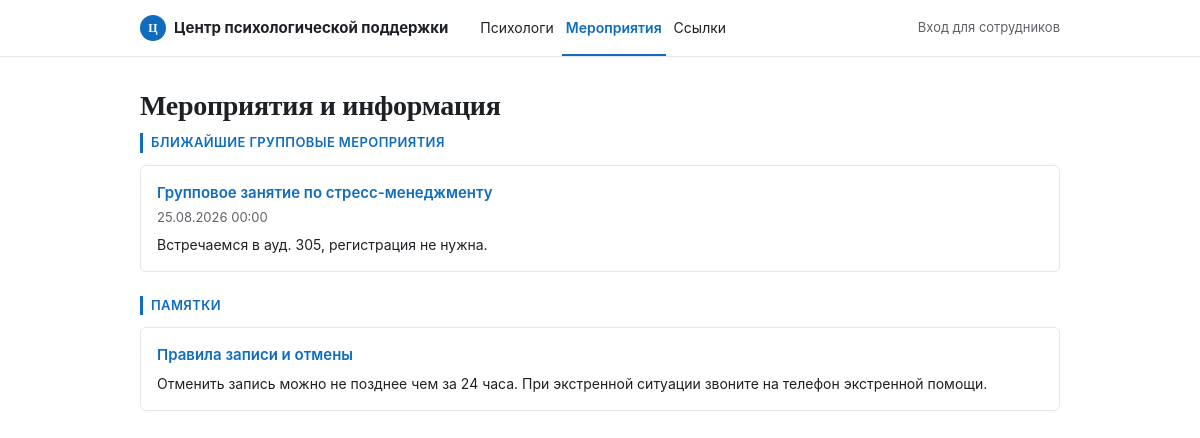
The page /announcements on the database its author committed.
### tables this page shows
CREATE TABLE announcements (
    id              INT UNSIGNED AUTO_INCREMENT PRIMARY KEY,
    kind            ENUM('event', 'info') NOT NULL DEFAULT 'event'
                    COMMENT 'event — групповое мероприятие, info — правила/памятки (посещение, отмена, экстренная помощь)',
    title           VARCHAR(200) NOT NULL,
    content         TEXT NOT NULL,
    event_date      DATETIME NULL,
    created_by      INT UNSIGNED NULL,
    created_at      DATETIME NOT NULL DEFAULT CURRENT_TIMESTAMP,
    FOREIGN KEY (created_by) REFERENCES users(id) ON DELETE SET NULL
);

### src/Controllers/AnnouncementController.php (called while the page is built, shortened)
<?php
class AnnouncementController
{
    public function index(): void
    {
        $db = Database::connection();
        $events = $db->query(
            "SELECT id, title, content, event_date FROM announcements
             WHERE kind = 'event' ORDER BY event_date IS NULL, event_date DESC"
        )->fetchAll();
        $infoPages = $db->query(
            "SELECT id, title, content FROM announcements
             WHERE kind = 'info' ORDER BY created_at DESC"
        )->fetchAll();
        require __DIR__ . '/../../templates/announcements.php';
    }
}

### src/Core/Router.php (called while the page is built, shortened)
<?php
class Router
{
    private array $routes = [];
    public function get(string $path, array $handler): void
    {
        $this->routes['GET'][$path] = $handler;
    }
    public function post(string $path, array $handler): void
    {
        $this->routes['POST'][$path] = $handler;
    }
    public function dispatch(string $method, string $uri): void
    {
        $path = parse_url($uri, PHP_URL_PATH);
        $path = rtrim($path, '/') ?: '/';
        $handler = $this->routes[$method][$path] ?? null;
        [$controllerClass, $action] = $handler;
        $controller = new $controllerClass();
        $controller->$action();
    }
}

### public/index.php (called while the page is built, shortened)
<?php
$router = new Router();
$router->get('/', [HomeController::class, 'index']);
$router->get('/psychologist', [BookingController::class, 'show']);
$router->get('/api/psychologist/slots', [BookingController::class, 'slotsApi']);
$router->get('/book', [BookingController::class, 'bookForm']);
$router->post('/book', [BookingController::class, 'store']);
$router->get('/login', [AuthController::class, 'loginForm']);
$router->post('/login', [AuthController::class, 'login']);
$router->get('/logout', [AuthController::class, 'logout']);
$router->get('/cabinet', [ClientController::class, 'cabinet']);
$router->post('/cabinet/cancel', [ClientController::class, 'cancel']);
$router->post('/cabinet/reschedule', [ClientController::class, 'reschedule']);
$router->get('/dashboard', [PsychologistController::class, 'dashboard']);
$router->get('/dashboard/profile', [PsychologistController::class, 'profile']);
$router->post('/dashboard/profile', [PsychologistController::class, 'updateProfile']);
$router->get('/dashboard/schedule', [PsychologistController::class, 'schedule']);
$router->post('/dashboard/schedule', [PsychologistController::class, 'addSlot']);
$router->post('/dashboard/schedule/block', [PsychologistController::class, 'blockSlot']);
$router->get('/dashboard/clients', [PsychologistController::class, 'clients']);
$router->get('/dashboard/clients/show', [PsychologistController::class, 'clientDetail']);
$router->post('/dashboard/notes', [PsychologistController::class, 'addNote']);
$router->post('/dashboard/appointments/cancel', [PsychologistController::class, 'cancelAppointment']);
$router->post('/dashboard/message', [PsychologistController::class, 'messageClient']);
$router->get('/announcements', [AnnouncementController::class, 'index']);
$router->get('/dashboard/announcements', [AnnouncementController::class, 'manage']);
$router->post('/dashboard/announcements', [AnnouncementController::class, 'create']);
$router->post('/dashboard/announcements/delete', [AnnouncementController::class, 'delete']);
$router->get('/contacts', [ContactController::class, 'index']);
$router->get('/admin/contacts', [ContactController::class, 'manage']);
$router->post('/admin/contacts', [ContactController::class, 'create']);
$router->post('/admin/contacts/delete', [ContactController::class, 'delete']);
$router->get('/admin', [AdminController::class, 'index']);
$router->get('/admin/psychologists/new', [AdminController::class, 'newPsychologistForm']);
$router->post('/admin/psychologists', [AdminController::class, 'createPsychologist']);
$router->post('/admin/psychologists/delete', [AdminController::class, 'deletePsychologist']);
$router->get('/admin/schedule', [AdminController::class, 'schedule']);
$router->post('/admin/schedule', [AdminController::class, 'addSlot']);
$router->post('/admin/schedule/block', [AdminController::class, 'blockSlot']);
$router->get('/admin/appointments', [AdminController::class, 'appointments']);
$router->post('/admin/appointments/cancel', [AdminController::class, 'cancelAppointment']);
$router->get('/admin/appointments/move', [AdminController::class, 'moveAppointmentForm']);
$router->post('/admin/appointments/move', [AdminController::class, 'moveAppointment']);
$router->get('/admin/notifications', [AdminController::class, 'notifications']);
$router->dispatch($_SERVER['REQUEST_METHOD'], $_SERVER['REQUEST_URI']);

### templates/announcements.php (the view)
<?php $pageTitle = 'Объявления'; require __DIR__ . '/partials/header.php'; ?>
<h1>Мероприятия и информация</h1>
<p class="section-label">Ближайшие групповые мероприятия</p>
<?php if (empty($events)): ?>
    <p class="empty-state">Пока ничего не запланировано.</p>
<?php else: ?>
    <?php foreach ($events as $e): ?>
        <div class="card">
            <p class="psychologist-name" style="margin-bottom:4px;"><?= htmlspecialchars($e['title']) ?></p>
            <?php if ($e['event_date']): ?>
                <p style="font-size:13px;color:var(--text-secondary);margin:0 0 6px;">
                    <?= htmlspecialchars(date('d.m.Y H:i', strtotime($e['event_date']))) ?>
                </p>
            <?php endif; ?>
            <p style="font-size:14px;margin:0;"><?= nl2br(htmlspecialchars($e['content'])) ?></p>
        </div>
    <?php endforeach; ?>
<?php endif; ?>
<p class="section-label" style="margin-top:24px;">Памятки</p>
<?php if (empty($infoPages)): ?>
    <p class="empty-state">Информация пока не добавлена.</p>
<?php else: ?>
    <?php foreach ($infoPages as $i): ?>
        <div class="card">
            <p class="psychologist-name" style="margin-bottom:6px;"><?= htmlspecialchars($i['title']) ?></p>
            <p style="font-size:14px;margin:0;"><?= nl2br(htmlspecialchars($i['content'])) ?></p>
        </div>
    <?php endforeach; ?>
<?php endif; ?>
<?php require __DIR__ . '/partials/footer.php'; ?>

### public/assets/css/style.css (style rules this page uses)
:root { --blue: #0F6CBF; --blue-dark: #0B4F8F; --blue-light: #E8F1FA; --ink: #1D2125; --muted: #5F6368; --border: #E3E5E8; --bg: #FFFFFF; --panel: #F5F6F8; --white: #FFFFFF; --radius: 6px; --font-display: Georgia, "Times New Roman", serif; --font-sans: -apple-system, "Segoe UI", Roboto, Arial, sans-serif; --text: var(--ink); --text-secondary: var(--muted); }
* { box-sizing: border-box; }
body { margin: 0; font-family: var(--font-sans); background: var(--bg); color: var(--ink); font-size: 15px; line-height: 1.5; }
h1 { font-family: var(--font-display); font-size: 28px; font-weight: 700; margin: 0 0 6px; letter-spacing: -0.01em; }
.section-label { font-size: 13px; font-weight: 600; text-transform: uppercase; letter-spacing: 0.03em; color: var(--blue); border-left: 3px solid var(--blue); padding-left: 8px; margin: 0 0 12px; }
.card { background: var(--white); border: 1px solid var(--border); border-radius: var(--radius); padding: 16px; margin-bottom: 12px; }
.psychologist-name { font-weight: 600; font-size: 15px; margin: 0 0 4px; color: var(--blue); }

### rows shown on the page
announcements: title "Групповое занятие по стресс-менеджменту", event_date "25.08.2026 00:00", content "Встречаемся в ауд. 305, регистрация не нужна."
announcements: title "Правила записи и отмены", content "Отменить запись можно не позднее чем за 24 часа. При экстренной ситуации звоните на телефон экстренной помощи."
